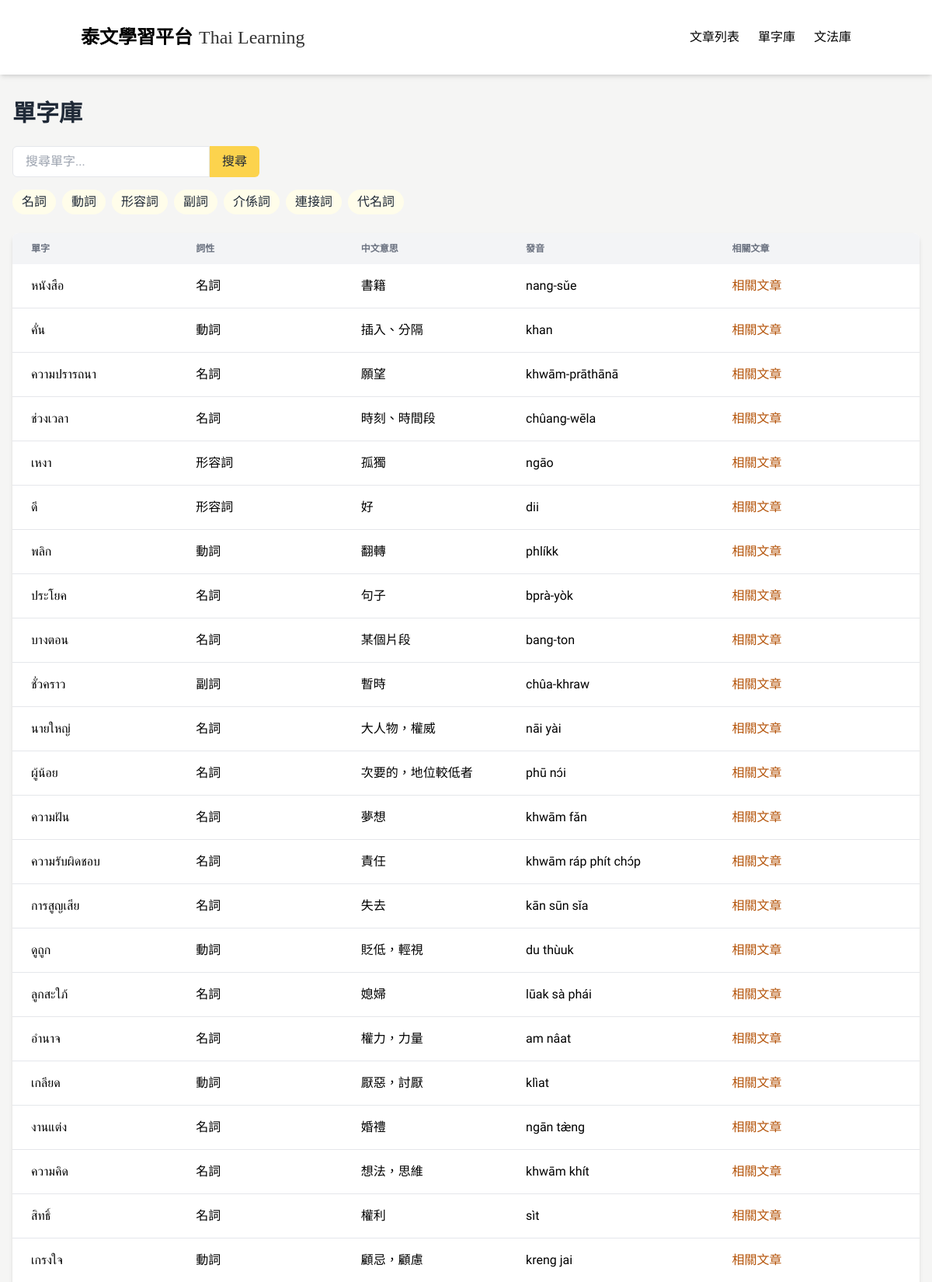
Screenshot of /vocabulary (upper part) with the database file from the repository.
### tables this page shows
CREATE TABLE Word (
            id INTEGER PRIMARY KEY AUTOINCREMENT,
            thai TEXT,
            chinese TEXT,
            type TEXT,
            pronunciation TEXT,
            articleId INTEGER,
            createdAt TEXT,
            updatedAt TEXT
        );

### app_sqlite.py (the view)
@app.route('/vocabulary')
def vocabulary():
    conn = get_db_connection()
    words = conn.execute("""
        SELECT DISTINCT Word.*
        FROM Word
        JOIN WordArticle ON Word.id = WordArticle.wordId
        JOIN Article ON WordArticle.articleId = Article.id
        WHERE Article.status = 'published'
        ORDER BY Word.createdAt DESC
    """).fetchall()
    conn.close()
    return render_template('vocabulary_adjust.html', words=words)

### app_sqlite.py (called while the page is built)
def get_db_connection():
    base_path = os.path.dirname(os.path.abspath(__file__))
    db_path = os.path.join(base_path, 'data.db')
    conn = sqlite3.connect(db_path)  # SQLite 檔名
    conn.row_factory = sqlite3.Row     # 讓取出的資料像字典一樣操作
    return conn

### templates/vocabulary_adjust.html (shortened to what this page needs)
<!DOCTYPE html>
<html lang="zh-TW">
<head>
  <script src="https://cdn.tailwindcss.com"></script>
</head>
<body>
  <nav class="bg-white shadow-md sticky top-0 z-50">
    <div class="container mx-auto px-4 py-4">
      <div class="flex justify-between items-center py-4">
        <div class="flex items-center space-x-2">
          <a href="/" class="flex items-end space-x-2">
            <span class="nav-title text-2xl font-bold text-black">泰文學習平台</span>
            <span class="nav-subtitle text-2xl text-black/80 self-end">Thai Learning</span>
          </a>
        </div>
        <div class="hidden md:flex space-x-6">
          <a href="/" class="tab-btn active-tab text-black hover:text-gray-700" data-tab="articles">文章列表</a>
          <a href="/vocabulary" class="text-black hover:text-gray-700">單字庫</a>
          <a href="/grammar" class="text-black hover:text-gray-700">文法庫</a>
        </div>
      </div>
    </div>
  </nav>
  <div class="px-4 py-8">
  <h1 class="text-3xl font-bold mb-6 text-gray-800">單字庫</h1>
  <div class="mb-6">
    <div class="flex mb-4">
      <input id="vocabulary-search" type="text" placeholder="搜尋單字..." class="border rounded-l-md px-4" />
      <button class="bg-[#FCD34D] hover:bg-[#FBBF24] text-[#1F2937] hover:text-white px-4 py-2 rounded-r-md transition-colors">搜尋</button>
    </div>
    <div class="flex flex-wrap gap-2 mb-4">
      <button class="px-3 py-1 bg-[#FFFDEA] text-[#1F2937] rounded-full hover:bg-[#FBBF24]" data-type="名詞">名詞</button>
      <button class="px-3 py-1 bg-[#FFFDEA] text-[#1F2937] rounded-full hover:bg-[#FBBF24]" data-type="動詞">動詞</button>
      <button class="px-3 py-1 bg-[#FFFDEA] text-[#1F2937] rounded-full hover:bg-[#FBBF24]" data-type="形容詞">形容詞</button>
      <button class="px-3 py-1 bg-[#FFFDEA] text-[#1F2937] rounded-full hover:bg-[#FBBF24]" data-type="副詞">副詞</button>
      <button class="px-3 py-1 bg-[#FFFDEA] text-[#1F2937] rounded-full hover:bg-[#FBBF24]" data-type="介係詞">介係詞</button>
      <button class="px-3 py-1 bg-[#FFFDEA] text-[#1F2937] rounded-full hover:bg-[#FBBF24]" data-type="連接詞">連接詞</button>
      <button class="px-3 py-1 bg-[#FFFDEA] text-[#1F2937] rounded-full hover:bg-[#FBBF24]" data-type="代名詞">代名詞</button>
    </div>
  </div>
  <div class="hidden md:block bg-white rounded-lg shadow-md overflow-x-auto">
    <table class="min-w-full w-full table-fixed">
      <thead class="bg-gray-100">
        <tr>
          <th class="px-6 py-3 text-left text-xs text-gray-500 uppercase w-1/5">單字</th>
          <th class="px-6 py-3 text-left text-xs text-gray-500 uppercase w-1/5">詞性</th>
          <th class="px-6 py-3 text-left text-xs text-gray-500 uppercase w-1/5">中文意思</th>
          <th class="px-6 py-3 text-left text-xs text-gray-500 uppercase w-1/4">發音</th>
          <th class="px-6 py-3 text-left text-xs text-gray-500 uppercase w-1/4">相關文章</th>
        </tr>
      </thead>
      <tbody class="divide-y divide-gray-200">
        {% for word in words %}
        <tr class="hover:bg-gray-50 vocabulary-row" data-type="{{ word.type }}">
          <td class="px-6 py-4 whitespace-nowrap thai-text">{{ word.thai }}</td>
          <td class="px-6 py-4 whitespace-nowrap">{{ word.type }}</td>
          <td class="px-6 py-4 whitespace-nowrap">{{ word.chinese }}</td>
          <td class="px-6 py-4 whitespace-nowrap">{{ word.pronunciation }}</td>
          <td class="px-6 py-4 whitespace-nowrap">
            <a href="/word/{{ word.id }}" class="text-[#B45309] hover:underline">相關文章</a>
          </td>
        </tr>
        {% endfor %}
      </tbody>
    </table>
  </div>
</body>
</html>

### templates/vocabulary_adjust.html (style rules this page uses)
:root { --main-color: #FCD34D; --main-color-hover: #FBBF24; --main-color-light: #FFFDEA; --main-color-light-hover: #FEF3C7; --main-color-bg: #ffffff; --main-color-dark: #1F2937; --main-color-darker: #111827; }
body { font-family: 'Noto Sans TC', 'Sarabun', sans-serif; background-color: #F5F5F4; }
.thai-text { font-family: 'Sarabun', sans-serif; }
.nav-title { font-family: 'Jin Xuan', '金萱體', 'Noto Sans TC', sans-serif; font-weight: bold; }
.nav-subtitle { font-family: 'Times New Roman', serif; font-size: 1.5rem; line-height: 2rem; }

### rows the page displays
Word: thai "หนังสือ", type "名詞", chinese "書籍", pronunciation "nang-sǔe"
Word: thai "คั่น", type "動詞", chinese "插入、分隔", pronunciation "khan"
Word: thai "ความปรารถนา", type "名詞", chinese "願望", pronunciation "khwām-prāthānā"
Word: thai "ช่วงเวลา", type "名詞", chinese "時刻、時間段", pronunciation "chûang-wēla"
Word: thai "เหงา", type "形容詞", chinese "孤獨", pronunciation "ngāo"
Word: thai "ดี", type "形容詞", chinese "好", pronunciation "dii"
Word: thai "พลิก", type "動詞", chinese "翻轉", pronunciation "phlíkk"
Word: thai "ประโยค", type "名詞", chinese "句子", pronunciation "bprà-yòk"
Word: thai "บางตอน", type "名詞", chinese "某個片段", pronunciation "bang-ton"
Word: thai "ชั่วคราว", type "副詞", chinese "暫時", pronunciation "chûa-khraw"
Word: thai "นายใหญ่", type "名詞", chinese "大人物，權威", pronunciation "nāi yài"
Word: thai "ผู้น้อย", type "名詞", chinese "次要的，地位較低者", pronunciation "phū nɔ́i"
Word: thai "ความฝัน", type "名詞", chinese "夢想", pronunciation "khwām fǎn"
Word: thai "ความรับผิดชอบ", type "名詞", chinese "責任", pronunciation "khwām ráp phít chɔ́p"
Word: thai "การสูญเสีย", type "名詞", chinese "失去", pronunciation "kān sūn sǐa"
Word: thai "ดูถูก", type "動詞", chinese "貶低，輕視", pronunciation "du thùuk"
Word: thai "ลูกสะใภ้", type "名詞", chinese "媳婦", pronunciation "lūak sà phái"
Word: thai "อำนาจ", type "名詞", chinese "權力，力量", pronunciation "am nâat"
Word: thai "เกลียด", type "動詞", chinese "厭惡，討厭", pronunciation "klìat"
Word: thai "งานแต่ง", type "名詞", chinese "婚禮", pronunciation "ngān tæ̀ng"
Word: thai "ความคิด", type "名詞", chinese "想法，思維", pronunciation "khwām khít"
Word: thai "สิทธิ์", type "名詞", chinese "權利", pronunciation "sìt"
Word: thai "เกรงใจ", type "動詞", chinese "顧忌，顧慮", pronunciation "kreng jai"
